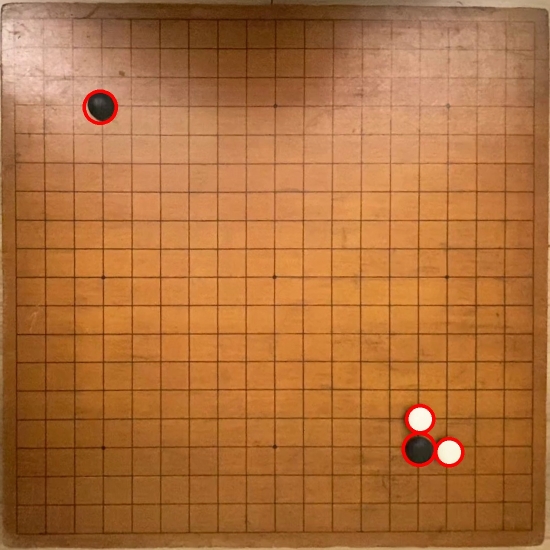
#> input picture output1.jpg, 1100 x 1100 px, given as the content of the folder ./data, which was not available (shown at 1/2 size)
$ python main3.py
#> lines starting #> are read from the running program, lines starting #| are printed output that depends on the picture; after the words box and inside, x2 and y2 are one past the last pixel; in counts of white or black regions, pixels touching at a corner belong together; pictures that were not available may be replaced by others from this repository, and a replacement may not be noted
#> in main, root_img is the input picture: shape (1100, 1100, 3); mean B, G, R 59.8, 111.6, 174.4
import cv2
import matplotlib.pyplot as plt
from PIL import Image
import numpy as np
import os
from glob import glob
import re

def reduce_highlights(img):
    img_gray = cv2.cvtColor(img, cv2.COLOR_BGR2GRAY)
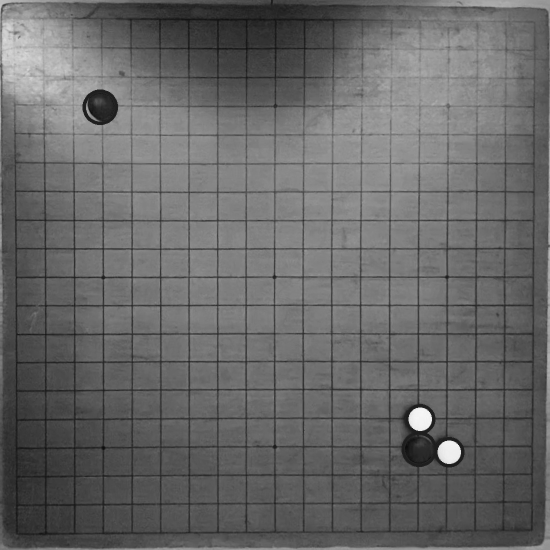
#> img_gray: shape (1100, 1100) (shown at 1/2 size); min 8, max 248, mean 103.3
    ret, thresh = cv2.threshold(img_gray, 200, 255, 0)
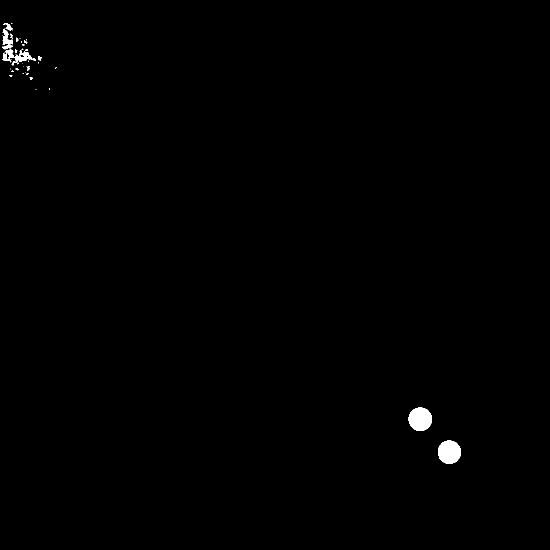
#> thresh: shape (1100, 1100) (shown at 1/2 size); 0.42% white; 38 white regions (27 under 20 px)
    contours, hierarchy  = cv2.findContours(thresh.copy(),cv2.RETR_EXTERNAL, cv2.CHAIN_APPROX_SIMPLE)
#> contours = 38 contours, 31 with area under 20; largest, box (x1, y1, x2, y2) and area: (817, 815, 864, 862) 1666, (876, 881, 922, 928) 1644, (5, 99, 71, 131) 711, (5, 58, 26, 99) 370, (7, 46, 26, 61) 98, (76, 112, 83, 122) 34, (53, 132, 60, 142) 22
    img_zero = np.zeros(img.shape, dtype=np.uint8)

    for contour in contours:
        x, y, w, h = cv2.boundingRect(contour)
        img_zero[y:y+h, x:x+w] = 0
        mask = img_zero
#> this loop made 38 passes
#> (x, y, w, h) on passes 1, 2, 5, 6, 7, 9, 10, 12, 14, 15, 16, 18: (876, 881, 46, 47), (817, 815, 47, 47), (59, 155, 6, 5), (18, 150, 7, 3), (53, 146, 5, 4), (51, 144, 1, 1), (22, 141, 5, 3), (31, 136, 6, 5), (47, 133, 1, 1), (53, 132, 7, 10), (45, 127, 1, 1), (34, 125, 4, 4)
#> (contour, x, y, w, h) on passes 3, 4, 8, 11, 13, 17: ([[71, 178], [72, 178]], 71, 178, 2, 1), ([[98, 176], [98, 178], [99, 178], [99, 176]], 98, 176, 2, 3), ([[45, 146], [47, 146]], 45, 146, 3, 1), ([[20, 137], [20, 138]], 20, 137, 1, 2), ([[112, 134], [110, 136], [111, 136], [112, 135]], 110, 134, 3, 3), ([[76, 125], [77, 126], [77, 125]], 76, 125, 2, 2)
#> img_zero: shape (1100, 1100, 3); every value is 0

    result = cv2.illuminationChange(img, mask, alpha=0.2, beta=0.4)

    return result

def main():
    DATA_DIR = './data'
    IMG_PATHS = glob(os.path.join(DATA_DIR, '*.jpg'))

    # IMG_PATHS = ['./data/frame30.jpg', './data/frame164.jpg', './data/frame243.jpg', './data/frame250.jpg', './data/frame392.jpg', './data/frame555.jpg', './data/frame687.jpg', './data/frame821.jpg', './data/frame1000.jpg']

    IMG_PATHS.sort(key=lambda f: int(re.sub('\D', '', f)))

    mesh = np.linspace(0, 19, 19, dtype=int)
    rows, cols = np.meshgrid(mesh, mesh)
    BOARD = np.zeros_like(rows, dtype=np.uint8)
    step = 0
    for IMG_PATH in IMG_PATHS:

        print(IMG_PATH)
        root_img = cv2.imread(IMG_PATH)
        root_img = cv2.cvtColor(root_img, cv2.COLOR_BGR2RGB)
        img = reduce_highlights(root_img)

        gray = cv2.cvtColor(root_img, cv2.COLOR_BGR2GRAY)
        gray = cv2.GaussianBlur(gray, (9,9), 3)
        gray = cv2.Canny(gray, 70, 70)
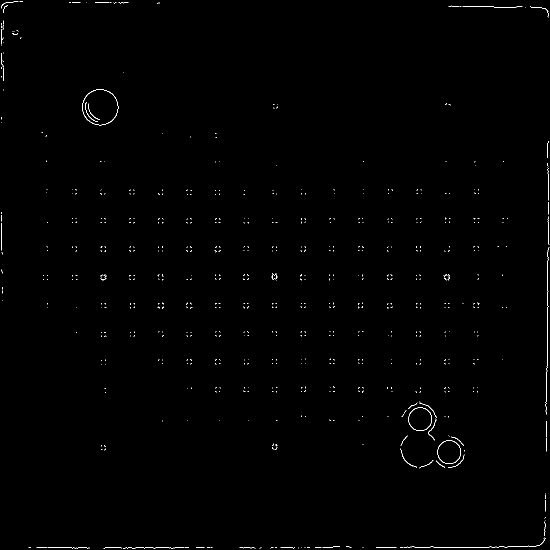
#> gray: shape (1100, 1100) (shown at 1/2 size); 0.41% white in thin lines or dots

        img_w_h = 1100
        pts1 = np.float32([(520,64),(587,1034),(1592,52),(1561,987)])
        pts2 = np.float32([(0,0), (0,img_w_h), (img_w_h,10), (img_w_h,img_w_h)])


        m = cv2.getPerspectiveTransform(pts1, pts2)
        fixed_rgb_img = cv2.warpPerspective(img, m, (img_w_h, img_w_h))
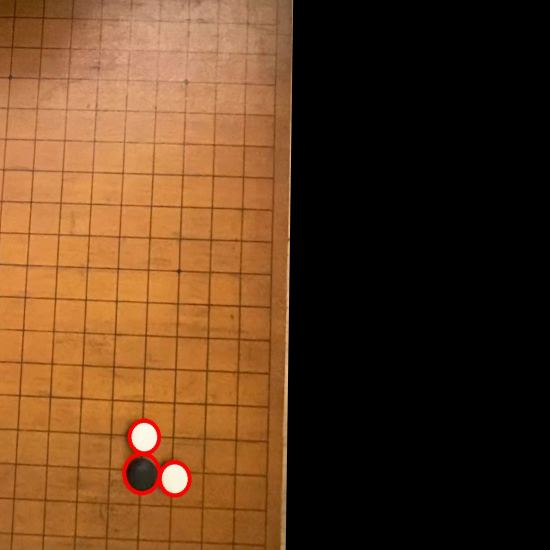
#> fixed_rgb_img: shape (1100, 1100, 3) (shown at 1/2 size); mean R, G, B 96, 61.1, 32
        fixed_gray_img = cv2.warpPerspective(gray, m, (img_w_h, img_w_h))

        circle1 = cv2.HoughCircles(fixed_gray_img, cv2.HOUGH_GRADIENT, 1, 20, param1=100, param2=13, minRadius=5, maxRadius=35)
#> circle1 = [[288.5, 871.5, 26.6], [353.5, 956.5, 28.8], [272.5, 957.5, 27.3], [316.5, 902.5, 15.2], [340.5, 972.5, 12.2]]
        circles = circle1[0, :, :]
#> circles has the same summary as circle1
        circles = np.uint16(np.around(circles))
#> circles = [[288, 872, 27], [354, 956, 29], [272, 958, 27], [316, 902, 15], [340, 972, 12]]

        # prune strange circles by checking RGB values
        pure_circles = []

        for idx, i in enumerate(circles):
            r, g, b = fixed_rgb_img[i[1], i[0], :]
            if r < 80 and g < 80 and b < 80:
                pure_circles.append((i[0],i[1],i[2]))
            elif r > 210 and g > 210 and b > 210:
                pure_circles.append((i[0],i[1],i[2]))
#> this loop made 5 passes
#> (i, r, g, b) on passes 1 to 5: ([288, 872, 27], 253, 246, 230), ([354, 956, 29], 249, 243, 221), ([272, 958, 27], 42, 38, 26), ([316, 902, 15], 174, 109, 45), ([340, 972, 12], 246, 241, 211)
#> after the loop, pure_circles = [(288, 872, 27), (354, 956, 29), (272, 958, 27), (340, 972, 12)]

        # draw circles
        pure_circles = np.array(pure_circles)
#> pure_circles = [[288, 872, 27], [354, 956, 29], [272, 958, 27], [340, 972, 12]]
        for i in pure_circles:
            cv2.circle(fixed_rgb_img, (i[0], i[1]), i[2], (255,0,0), 5)
#> this loop made 4 passes
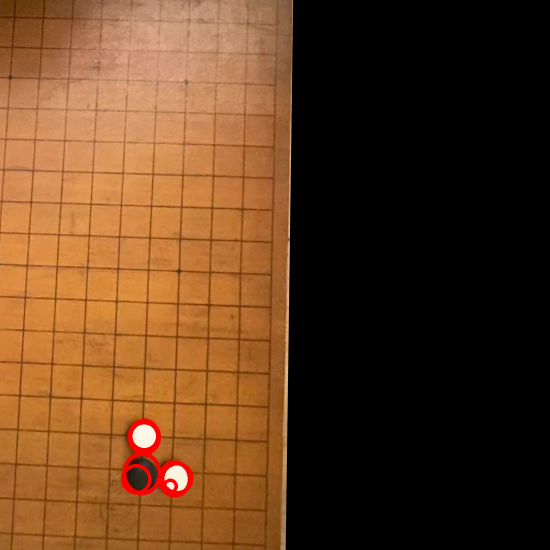
#> fixed_rgb_img: shape (1100, 1100, 3) (shown at 1/2 size); 0.33% of pixels changed, all inside (x1, y1, x2, y2) = (242, 842, 387, 989)

        mesh = np.linspace(0, img_w_h, 19, dtype=int)
        rows, cols = np.meshgrid(mesh, mesh)
        phase = np.zeros_like(rows, dtype=np.uint8)
        im_hsv = cv2.cvtColor(fixed_rgb_img, cv2.COLOR_RGB2HSV_FULL)
#> im_hsv: shape (1100, 1100, 3); mean H, S, V 10.2, 91.2, 96.2

        white_count, black_count = 0, 0

        for circle in pure_circles:
            row = int(round((circle[1]-10)/58))
            col = int(round((circle[0]-10)/58))

            # [6 lines of commented-out code are left out]
            r, g, b = fixed_rgb_img[circle[1], circle[0], :]
            print(row, col)
            if r < 100 and g < 100 and b < 100:
                phase[row, col] = 1  #黑棋
                black_count += 1

            elif r > 200 and g > 200 and b > 200:
                phase[row, col] = 2  #白棋
                white_count += 1
#> this loop made 4 passes
#> (circle, row, col, r, g, b, black_count) on pass 3: ([272, 958, 27], 16, 5, 42, 38, 26, 1)
#> (circle, row, col, r, g, b) on passes 1, 2, 4: ([288, 872, 27], 15, 5, 253, 246, 230), ([354, 956, 29], 16, 6, 249, 243, 221), ([340, 972, 12], 17, 6, 246, 241, 211)
#| 15 5
#| 16 6
#| 16 5
#| 17 6
#> after the loop, black_count = 1; white_count = 3


        # GO board prediction
        print("白棋：{} |  黑棋：{}\n".format(white_count, black_count))
#| 白棋：3 |  黑棋：1

    print(phase)
#| [[0 0 0 0 0 0 0 0 0 0 0 0 0 0 0 0 0 0 0]
#|  [0 0 0 0 0 0 0 0 0 0 0 0 0 0 0 0 0 0 0]
#|  [0 0 0 0 0 0 0 0 0 0 0 0 0 0 0 0 0 0 0]
#|  [0 0 0 0 0 0 0 0 0 0 0 0 0 0 0 0 0 0 0]
#|  [0 0 0 0 0 0 0 0 0 0 0 0 0 0 0 0 0 0 0]
#|  [0 0 0 0 0 0 0 0 0 0 0 0 0 0 0 0 0 0 0]
#|  [0 0 0 0 0 0 0 0 0 0 0 0 0 0 0 0 0 0 0]
#|  [0 0 0 0 0 0 0 0 0 0 0 0 0 0 0 0 0 0 0]
#|  [0 0 0 0 0 0 0 0 0 0 0 0 0 0 0 0 0 0 0]
#|  [0 0 0 0 0 0 0 0 0 0 0 0 0 0 0 0 0 0 0]
#|  [0 0 0 0 0 0 0 0 0 0 0 0 0 0 0 0 0 0 0]
#|  [0 0 0 0 0 0 0 0 0 0 0 0 0 0 0 0 0 0 0]
#> (further printed lines are left out)

if __name__ == '__main__':
    main()
